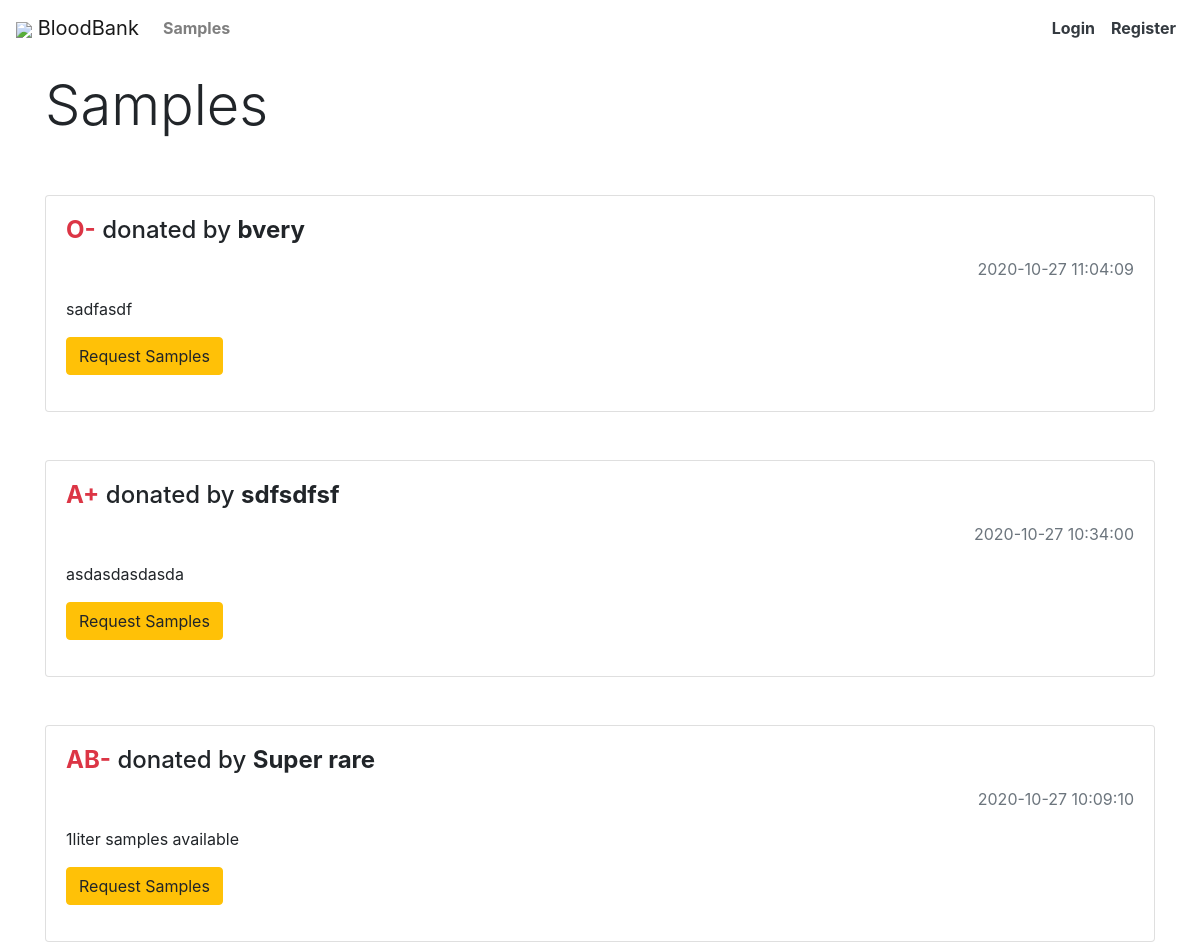
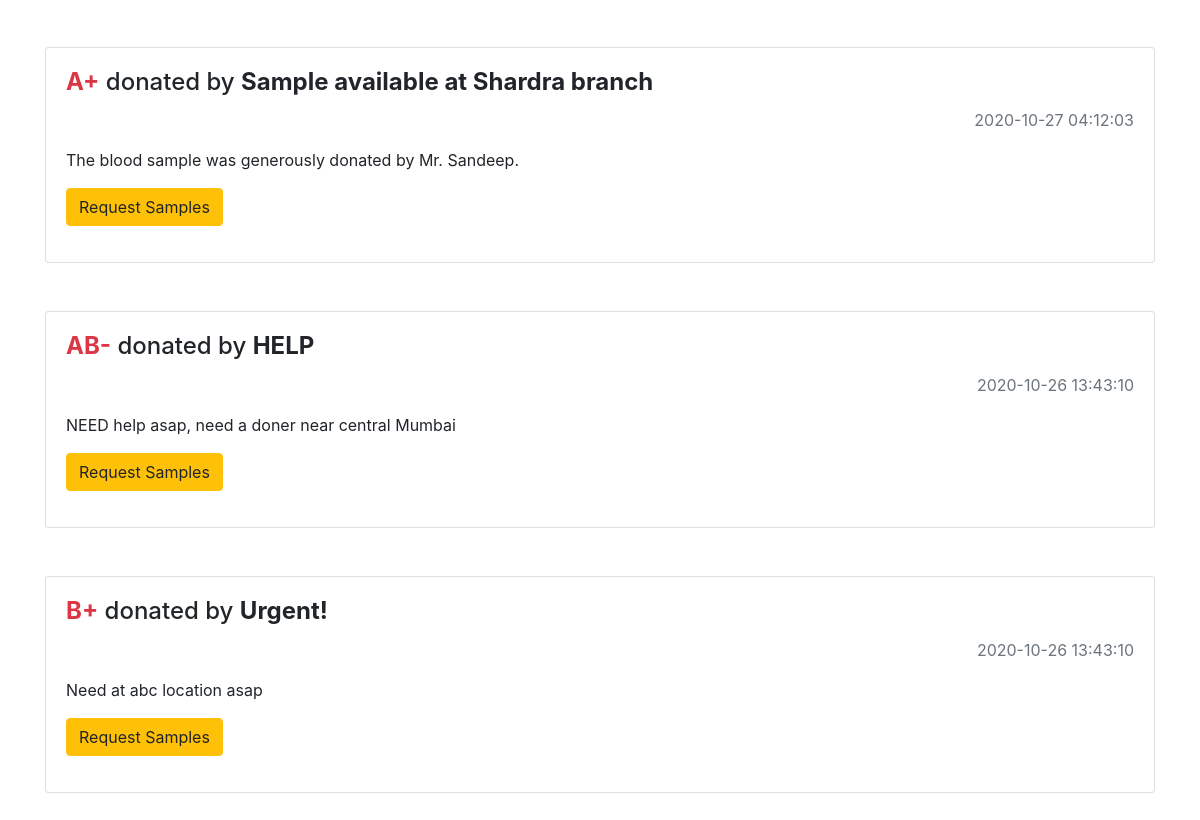
Screenshot of /index.php/posts with the database file from the repository (2 pictures, top to bottom).
### tables this page shows
CREATE TABLE `posts` (
  `id` int(11) NOT NULL,
  `title` varchar(255) NOT NULL,
  `body` text NOT NULL,
  `type` varchar(3) NOT NULL,
  `created_at` timestamp NOT NULL DEFAULT current_timestamp(),
  `user_id` int(11) NOT NULL,
  `slug` varchar(255) NOT NULL
);

### application/controllers/Posts.php (called while the page is built, shortened)
<?php
class Posts extends CI_Controller{
    public function index(){
        $data['title'] = 'Sample Requests';
        $data['posts'] = $this->post_model->get_posts();
        $this->load->view('templates/header');
        $this->load->view('posts/index', $data);
        $this->load->view('templates/footer');
    }
}
?>

### index.php (called while the page is built, shortened)
<?php
require_once BASEPATH.'core/CodeIgniter.php';

### application/models/Post_model.php (called while the page is built, shortened)
<?php
    class Post_model extends CI_Model{
        public function get_posts($slug = FALSE){
            if($slug === FALSE){
            $this->db->order_by('id','DESC');
             $query = $this->db->get('posts');
             return $query->result_array();
            }
            $query = $this->db->get_where('posts', array('slug' => $slug));
			return $query->row_array();
        }
    }

### application/views/posts/index.php (the view, shortened to what this page needs)
<div class="d-flex align-items-center justify-content-between mb-5">
    <h1 class="mt-3 display-4">
        Samples
    </h1>
</div>
<?php foreach($posts as $post):?>
<div class="card my-5">
    <div class="card-body">
        <h4 class="card-title">
            <b><span class="text-danger"><?=$post['type']?></span></b>
            donated by
            <b><?=$post['title']?></b>
        </h4>
        <p class="text-right text-muted"><?=$post['created_at']?></p>
        <p class="card-text"><?=$post['body']?></p>
        <?php if(($this->session->userdata('user_id') == $post['user_id'])): ?>
            <a class="btn btn-danger" href="<?php echo site_url('/posts/'.$post['slug']); ?>">Handle Requests</a></p>
        <?php elseif(($this->session->userdata('relation') != 1)):?>
            <a class="btn btn-warning" href="<?php echo site_url('/posts/'.$post['slug']); ?>">Request Samples</a></p>
        <?php endif;?>
    </div>
</div>
<?php endforeach;?>

### application/views/templates/header.php (shortened to what this page needs)
<!DOCTYPE html>
<html lang="en">
<head>
    <link rel="stylesheet" href="https://maxcdn.bootstrapcdn.com/bootstrap/4.5.2/css/bootstrap.min.css">
    <link rel="stylesheet" href="<?=base_url();?>assets/index.css">
</head>
<body>
<nav class="navbar navbar-expand-md navbar-light bg-white">
      <a class="navbar-brand"  href="<?= base_url();?>"><img class="nav-logo" src="<?=base_url();?>assets/img/drop.png"/> BloodBank</a>
      <div class="collapse navbar-collapse bg-white z-10" id="navbarsExample04">
        <ul class="navbar-nav mr-auto">
          <li class="nav-item font-weight-bold">
            <a class="nav-link" href="<?= base_url();?>posts">Samples</a>
          </li>
        </ul>
        <ul class="nav navbar-nav navbar-right d-none d-md-flex font-weight-bold">
          <?php if(!$this->session->userdata('logged_in')) : ?>
            <li class="nav-item" ><a class="nav-link  text-dark" href="<?php echo base_url(); ?>users/login">Login</a></li>
            <li class="nav-item" ><a class="nav-link text-dark" href="<?php echo base_url(); ?>users/register">Register</a></li>
          <?php endif; ?>
          </ul>
      </div>
    </nav>
    <div class="container">

### application/views/templates/footer.php
        </div>
    </body>
</html>

### rows the page displays
posts: type "O-", title "bvery", created_at "2020-10-27 11:04:09", body "sadfasdf"
posts: type "A+", title "sdfsdfsf", created_at "2020-10-27 10:34:00", body "asdasdasdasda"
posts: type "AB-", title "Super rare", created_at "2020-10-27 10:09:10", body "1liter samples available"
posts: type "A+", title "Sample available at Shardra branch", created_at "2020-10-27 04:12:03", body "The blood sample was generously donated by Mr. Sandeep."
posts: type "AB-", title "HELP", created_at "2020-10-26 13:43:10", body "NEED help asap, need a doner near central Mumbai"
posts: type "B+", title "Urgent!", created_at "2020-10-26 13:43:10", body "Need at abc location asap"
